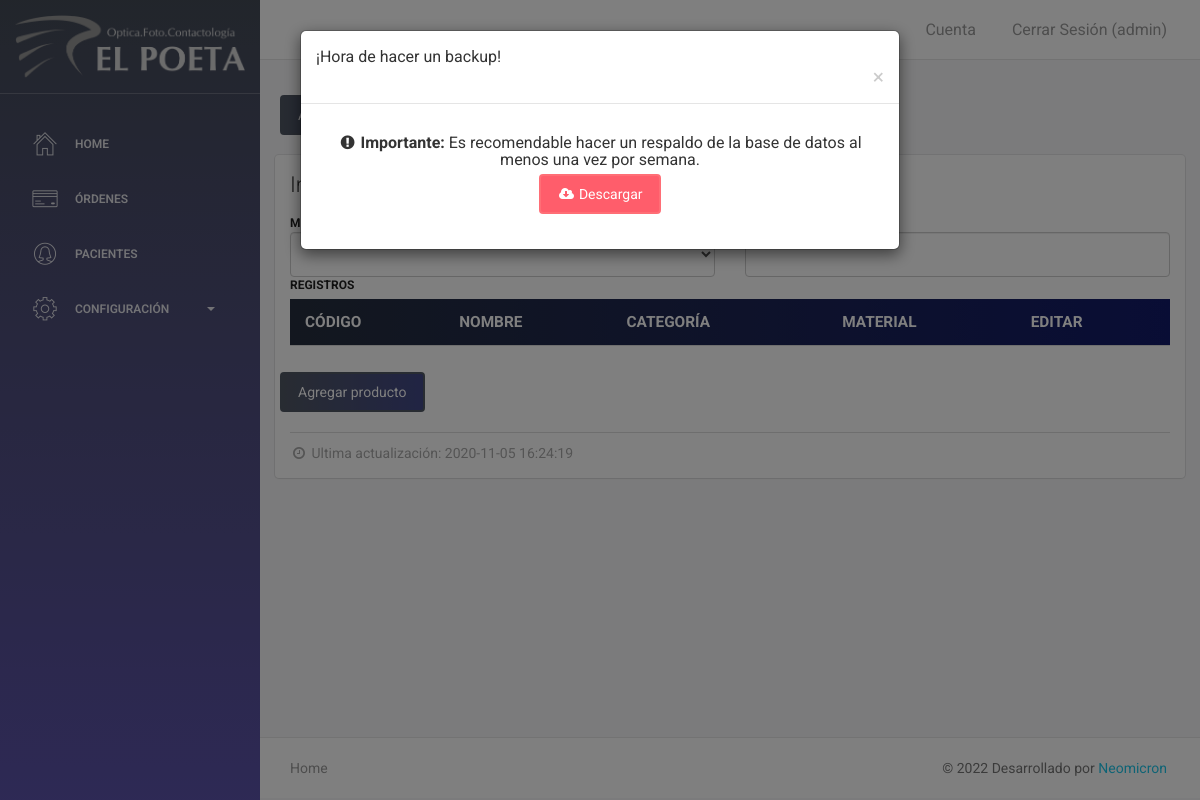
The page /inventario.php (signed in) on the database as committed earlier.
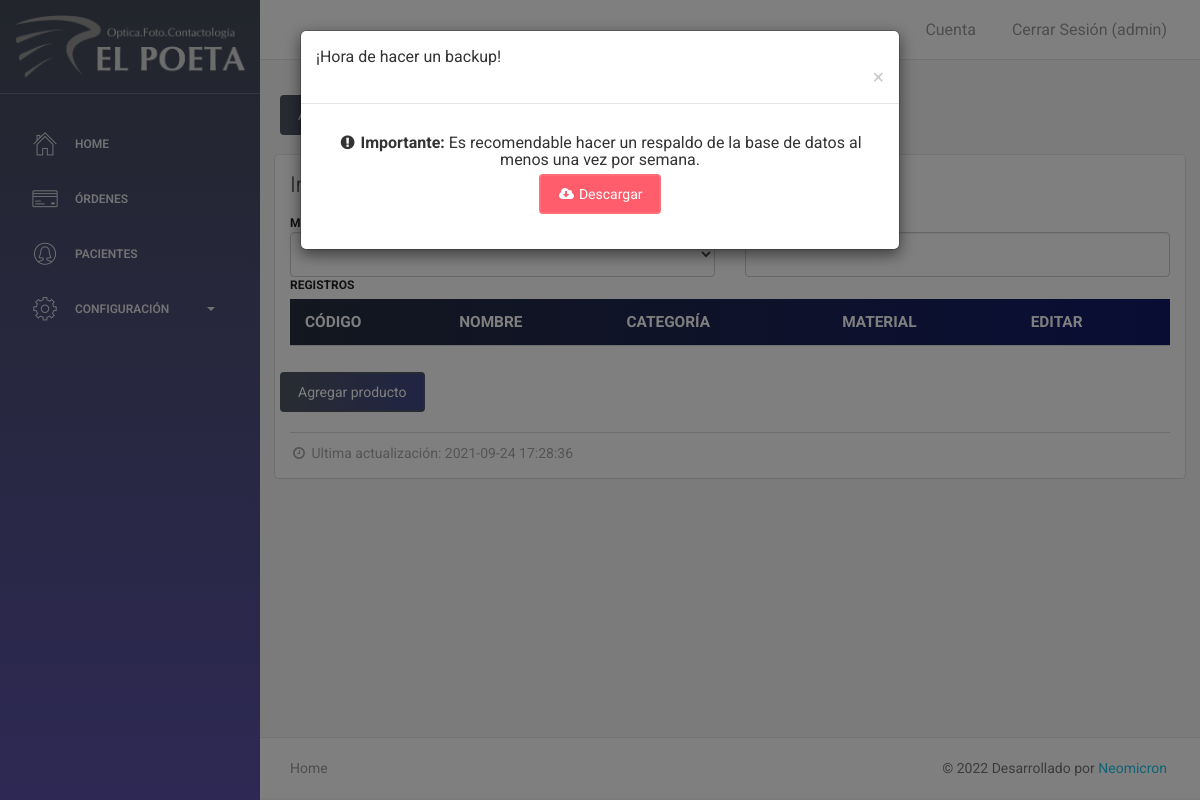
The same page on the database as committed later.
### tables this page shows
CREATE TABLE `productos` (
  `id_producto` int(11) NOT NULL,
  `codigo` int(11) NOT NULL DEFAULT 0,
  `nombre` varchar(100) NOT NULL DEFAULT '0',
  `categoria` varchar(50) NOT NULL DEFAULT '0',
  `material` varchar(100) NOT NULL DEFAULT '0',
  `editar` varchar(100) DEFAULT NULL,
  `borrar` varchar(100) DEFAULT NULL,
  `estado` int(11) DEFAULT 1,
  `modificado` datetime DEFAULT current_timestamp() ON UPDATE current_timestamp()
);

### inventario.php (called while the page is built, shortened)
<?php
require 'consultas/categorias.php';
include 'consultas/last_update.php';
require 'views/inventario.view.php';
?>

### consultas/last_update.php (called while the page is built)
<?php
$result = $con->PREPARE("
	SELECT modificado
	FROM productos
	ORDER BY modificado DESC
	LIMIT 1
	");
$result->execute();
$last_update = $result->fetch();
$last_update = $last_update[0];
 ?>

### views/inventario.view.php (the view, shortened to what this page needs)
<?php require 'views/header.php' ?>
<div class="wrapper">
    <?php include 'views/sidebar.php' ?>
    <?php include 'views/navbar.php' ?>
        <div class="content">
            <div class="container-fluid">
                <div class="row mb-4 d-flex">
                    <a class="btn btn-primary m-2" data-toggle="modal" data-target="#modal_add_producto">Agregar producto</a>
                    <a class="btn btn-primary m-2" href="categorias">Categorías</a>
                </div>
                <div class="row">
                    <div class="col-12">
                        <div class="card">
                            <div class="header">
                                <h4 class="title">Inventario</h4>
                            </div>
                            <div class="content">
                                <div class="table-responsive">
                                    <table style="width: 100%; border-radius: 6px" class="display table table-striped table-sm" id="tabla_productos">
                                        <thead class="tabla-thead white-text">
                                            <th>Código</th>
                                            <th>Nombre</th>
                                            <th>Categoría</th>
                                            <th>Material</th>
                                            <th>Editar</th>
                                        </thead>
                                    </table>
                                </div>
                                <div class="row mb-4 d-flex">
                                    <a class="btn btn-primary m-2" data-toggle="modal" data-target="#modal_add_producto">Agregar producto</a>
                                </div>
                                <div class="footer">
                                    <hr>
                                    <div class="stats">
                                        <i class="fa fa-clock-o"></i> Ultima actualización: <?php echo $last_update ?>
                                    </div>
                                </div>
                            </div>
                        </div>
                    </div>
                </div>
            </div>
        </div>
<?php include 'views/footer.php' ?>
<?php include 'modals/modal_backup.php' ?>
<?php include 'scripts/inventario.php' ?>

Rows that differ between the two databases and show on the page:
no longer on this page (row unchanged): productos: modificado "2020-11-05 16:24:19"
now on this page (row edited): productos: modificado "2021-09-24 17:28:36"
